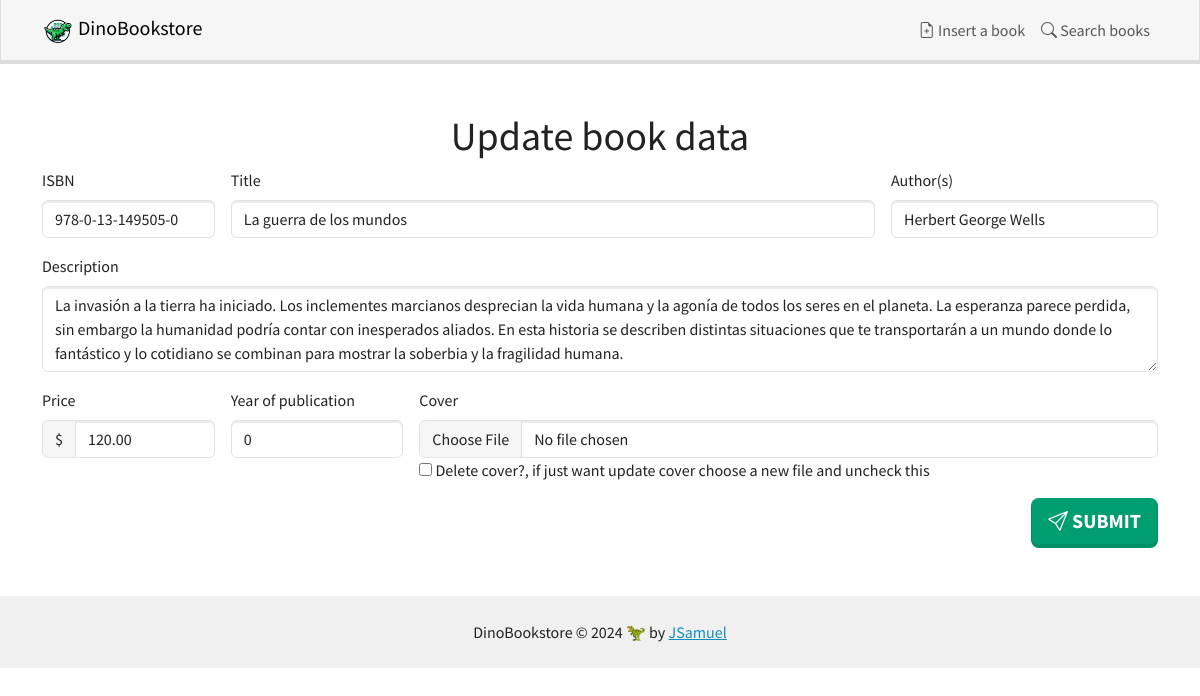
Screenshot of /?controller=books&action=edit&isbn=978-0-13-149505-0 with the database file from the repository.
### tables this page shows
CREATE TABLE IF NOT EXISTS `books` (
  `ISBN`        VARCHAR(17) NOT NULL,
  `title`       VARCHAR(64) NOT NULL,
  `author`      VARCHAR(64)     NULL DEFAULT 'Anonymous',
  `description` TEXT            NULL,
  `price`       DECIMAL(10,2)   NULL DEFAULT '0.0',
  `year`        YEAR        NOT NULL,
  `cover_url`   VARCHAR(255)    NULL DEFAULT 'defaultcover.svg',
  `status`      BOOLEAN         NULL DEFAULT TRUE,
  PRIMARY KEY (`ISBN`),
  UNIQUE (`title`)
);

### core/View.php (called while the page is built, shortened)
<?php
class View
{
  public function show(string $name, $vars = array())
  {
    $config = Config::getInstance();
    $path = $config->get('VIEWS_FOLDER') . $name;
    include($path);
  }
}

### core/FrontController.php (called while the page is built, shortened)
<?php
class FrontController
{
  static function main()
  {
    require './config.php';
    $action = $config->get('DEFAULT_ACTION');
    if (!empty($_GET['action']))
      $action = $_GET['action'];
    $controller = new $controller();
    $controller->$action();
  }
}

### index.php (called while the page is built)
<?php
require 'core/FrontController.php';
try {
  FrontController::main();
} catch (Exception $e) {
  echo $e->getMessage();
}

### core/DBManager.php (called while the page is built, shortened)
<?php
class DBManager
{
  private static ?DBManager $instance = null;
  private ?PDO $db = null;
  public static function getInstance(): DBManager
  {
    if (is_null(self::$instance)) {
      self::$instance = new self();
    }
    return self::$instance;
  }
  public function getConnection(): PDO
  {
    if (is_null($this->db)) {
      $config = Config::getInstance();
      $host = $config->get('dbhost');
      $dbname = $config->get('dbname');
      $dbuser = $config->get('dbuser');
      $dbpass = $config->get('dbpass');
      $this->db = new PDO("mysql:host=$host;dbname=$dbname", $dbuser, $dbpass);
      $this->db->setAttribute(PDO::ATTR_ERRMODE, PDO::ERRMODE_EXCEPTION);
      $this->db->setAttribute(PDO::ATTR_DEFAULT_FETCH_MODE, PDO::FETCH_ASSOC);
    }
    return $this->db;
  }
}

### core/Config.php (called while the page is built, shortened)
<?php
class Config
{
  private array $vars;
  private static $instance;
  private function __construct()
  {
    $this->vars = array();
  }
  public function set(string $name, $value)
  {
    if (!isset($this->vars[$name]))
      $this->vars[$name] = $value;
  }
  public function get(string $name)
  {
    if (isset($this->vars[$name]))
      return $this->vars[$name];
  }
  public static function getInstance(): Config
  {
    if (!isset(self::$instance)) {
      self::$instance = new $class();
    }
    return self::$instance;
  }
}

### core/Base_Model.php (called while the page is built, shortened)
<?php
abstract class Base_Model
{
  public function __construct()
  {
    $this->db = DBManager::getInstance()->getConnection();
  }
}

### models/Books_Model.php (called while the page is built, shortened)
<?php
class Books_Model extends Base_Model
{
  function getBook($isbn)
  {
    $query = 'SELECT * FROM books WHERE isbn = ? AND status = TRUE';
    $stmt = $this->db->prepare($query);
    $stmt->execute(array($isbn));
    $book = $stmt->fetch();
    return $book;
  }
}

### views/books_edit.php (the view, shortened to what this page needs)
<?php include 'partials/header.php'; ?>
<div class="container mt-5">
  <h1 class="text-center">Update book data</h1>
  <form action="?controller=books&action=edit&isbn=<?= $book['ISBN']; ?>" method="post" enctype="multipart/form-data">
    <div class="row g-3 mb-3">
      <div class="col-12 col-md-3 col-xl-2">
        <label for="isbn" class="form-label">ISBN</label>
        <input type="text" class="form-control" id="isbn" name="isbn" value="<?= $book['ISBN']; ?>" maxlength="17" placeholder="###-#-##-######-#" required>
      </div>
      <div class="col-12 col-md-5 col-lg-6 col-xl-7">
        <label for="title" class="form-label">Title</label>
        <input type="text" class="form-control" id="title" name="title" value="<?= $book['title']; ?>" maxlength="64" required>
      </div>
      <div class="col-12 col-md-4 col-lg-3">
        <label for="author" class="form-label">Author(s)</label>
        <input type="text" class="form-control" id="author" name="author" value="<?= $book['author']; ?>" maxlength="64">
      </div>
      <div class="col-12">
        <label for="description" class="form-label">Description</label>
        <textarea id="description" name="description" class="form-control" rows="3" required><?= $book['description']; ?></textarea>
      </div>
      <div class="col-12 col-sm-6 col-md-3 col-lg-2">
        <label for="price" class="form-label">Price</label>
        <div class="input-group">
          <span class="input-group-text">$</span>
          <input type="number" class="form-control" aria-label="Amount (to the nearest dollar)" value="<?= $book['price']; ?>" min="0" step="0.5" id="price" name="price">
        </div>
      </div>
      <div class="col-12 col-sm-6 col-md-3 col-lg-2">
        <label for="year" class="form-label">Year of publication</label>
        <input type="number" class="form-control" placeholder="2000" min="0" max="2024" id="year" name="year" value="<?= $book['year']; ?>" required>
      </div>
      <div class="col-12 col-md-6 col-lg-8">
        <label for="coverURL" class="form-label">Cover</label>
        <input class="form-control" type="file" accept="image/*" id="coverURL" name="cover_url" value="<?= $book['cover_url']; ?>">
        <label>
          <input type="checkbox" name="noCover">
          Delete cover?, if just want update cover choose a new file and uncheck this
        </label>
      </div>
    </div>
    <button type="submit" class="btn btn-primary btn-lg d-block ms-auto">
      <i class="bi bi-send"></i>
      Submit
    </button>
  </form>
</div>
<?php include 'partials/footer.php'; ?>

### rows the page displays
books: isbn "978-0-13-149505-0", title "La guerra de los mundos", author "Herbert George Wells", description "La invasión a la tierra ha iniciado. Los inclementes marcianos desprecian la vida humana y la agonía de todos los seres en el planeta. La esperanza parece perdida, sin embargo la humanidad podría contar con inesperados aliados. En esta historia se describen distintas situaciones que te transportarán a un mundo donde lo fantástico y lo cotidiano se combinan para mostrar la soberbia y la fragilidad humana.", price "120.00", year "0"
